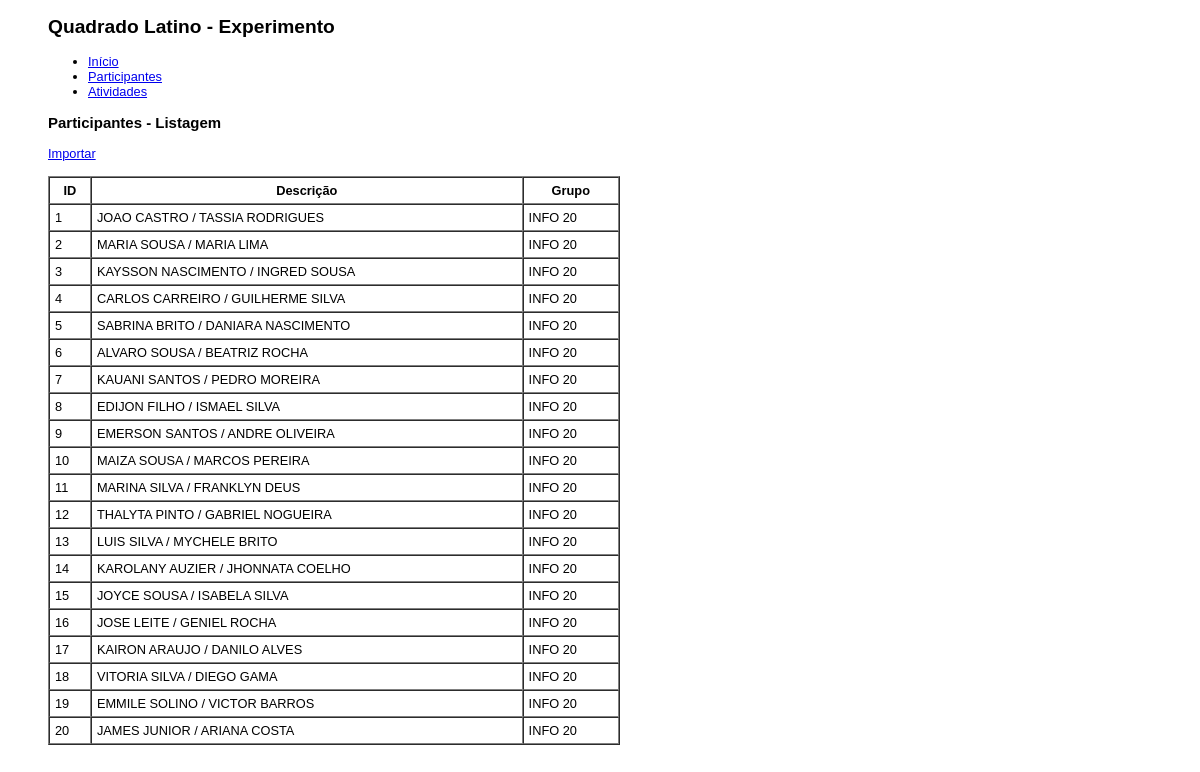
/quadlatino/app/?module=participante, run on the app's committed database.
### tables this page shows
CREATE TABLE `participantes` (
  `id_participante` int(11) NOT NULL auto_increment,
  `id_grupo` varchar(30) default NULL,
  `participante` varchar(100) default NULL,
  `sorteado` int(11) default '0',
  PRIMARY KEY  (`id_participante`)
);

CREATE TABLE `grupos` (
  `id_grupo` int(11) NOT NULL auto_increment,
  `grupo` varchar(100) default NULL,
  PRIMARY KEY  (`id_grupo`)
);

### includes/App.class.php (called while the page is built, shortened)
<?php
class App {
	var $con;
	public function __construct() {
		$this->con = new Mysqli("localhost","root","ifma","unplugged_opencv");
	}
	public function query($sql) {
		$res = $this->con->query($sql);
		$rows = array();
		while($row = $res->fetch_assoc()) {
			$rows[] = $row;
		}
		return $rows;
	}
}

### modules/participante.list.php (the view)
<?php
	$sql = "select * from participantes p, grupos g where p.id_grupo = g.id_grupo";
	$list = $app->query($sql);
?>
<h3>Participantes - Listagem</h3>
<a href="/quadlatino/app/?module=participante&action=import">Importar</a>
<br />
<br />
<table width="50%" border="1" cellpadding="5" cellspacing="0">
	<tr>
		<th>ID</th>
		<th>Descrição</th>
		<th>Grupo</th>
	</tr>
	<?php foreach($list as $key=>$item) { ?>
	<tr>
		<td><?=$item["id_participante"]?></td>
		<td><?=$item["participante"]?></td>
		<td><?=$item["grupo"]?></td>
	</tr>
	<?php } ?>
</table>

### index.php (style rules this page uses)
body { padding-left:40px;font-family: arial;font-size: 80%; }

### data on the page
participantes: id_participante "1", participante "JOAO CASTRO / TASSIA RODRIGUES", id_grupo.grupo "INFO 20"
participantes: id_participante "2", participante "MARIA SOUSA / MARIA LIMA", id_grupo.grupo "INFO 20"
participantes: id_participante "3", participante "KAYSSON NASCIMENTO / INGRED SOUSA", id_grupo.grupo "INFO 20"
participantes: id_participante "4", participante "CARLOS CARREIRO / GUILHERME SILVA", id_grupo.grupo "INFO 20"
participantes: id_participante "5", participante "SABRINA BRITO / DANIARA NASCIMENTO", id_grupo.grupo "INFO 20"
participantes: id_participante "6", participante "ALVARO SOUSA / BEATRIZ ROCHA", id_grupo.grupo "INFO 20"
participantes: id_participante "7", participante "KAUANI SANTOS / PEDRO MOREIRA", id_grupo.grupo "INFO 20"
participantes: id_participante "8", participante "EDIJON FILHO / ISMAEL SILVA", id_grupo.grupo "INFO 20"
participantes: id_participante "9", participante "EMERSON SANTOS / ANDRE OLIVEIRA", id_grupo.grupo "INFO 20"
participantes: id_participante "10", participante "MAIZA SOUSA / MARCOS PEREIRA", id_grupo.grupo "INFO 20"
participantes: id_participante "11", participante "MARINA SILVA / FRANKLYN DEUS", id_grupo.grupo "INFO 20"
participantes: id_participante "12", participante "THALYTA PINTO / GABRIEL NOGUEIRA", id_grupo.grupo "INFO 20"
participantes: id_participante "13", participante "LUIS SILVA / MYCHELE BRITO", id_grupo.grupo "INFO 20"
participantes: id_participante "14", participante "KAROLANY AUZIER / JHONNATA COELHO", id_grupo.grupo "INFO 20"
participantes: id_participante "15", participante "JOYCE SOUSA / ISABELA SILVA", id_grupo.grupo "INFO 20"
participantes: id_participante "16", participante "JOSE LEITE / GENIEL ROCHA", id_grupo.grupo "INFO 20"
participantes: id_participante "17", participante "KAIRON ARAUJO / DANILO ALVES", id_grupo.grupo "INFO 20"
participantes: id_participante "18", participante "VITORIA SILVA / DIEGO GAMA", id_grupo.grupo "INFO 20"
participantes: id_participante "19", participante "EMMILE SOLINO / VICTOR BARROS", id_grupo.grupo "INFO 20"
participantes: id_participante "20", participante "JAMES JUNIOR / ARIANA COSTA", id_grupo.grupo "INFO 20"
